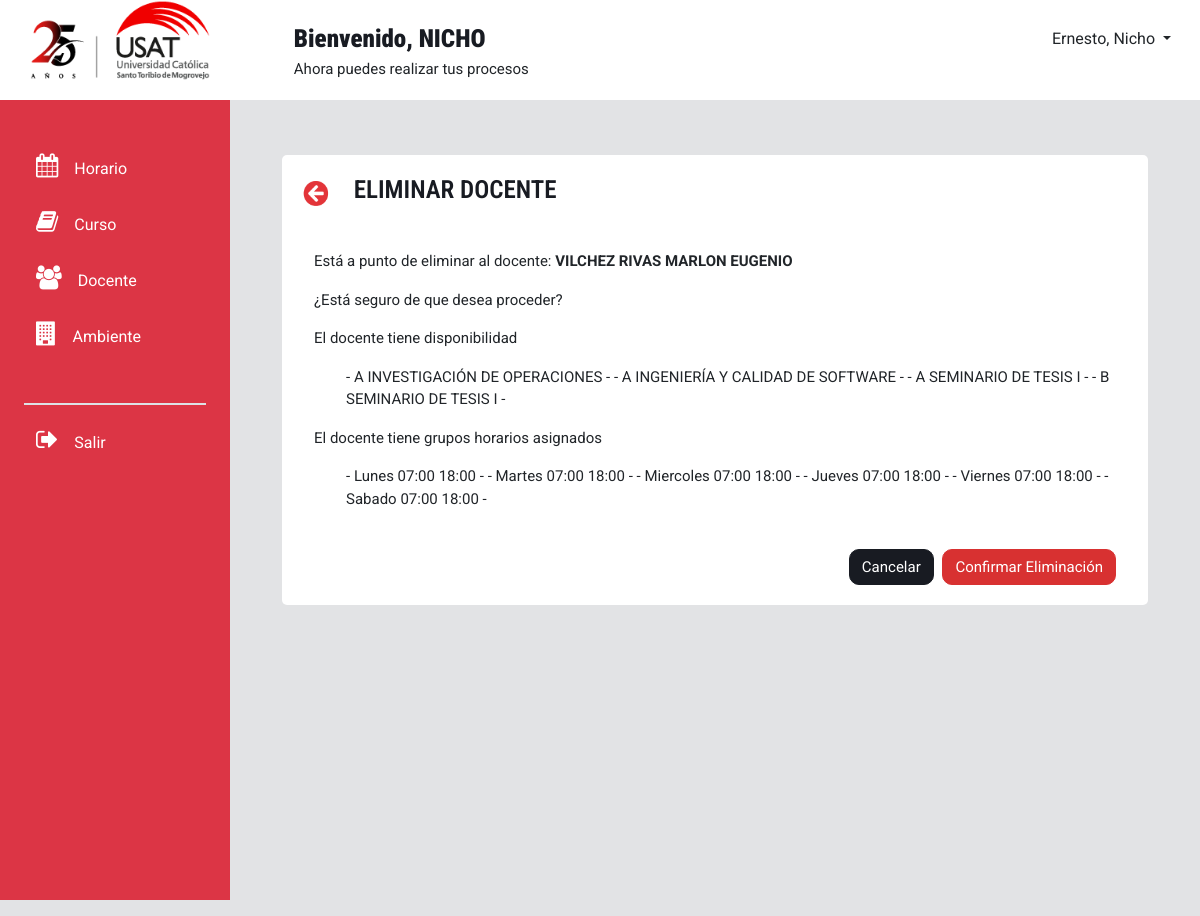
The page /eliminarDocente/1/ on the database its author committed.
### modulo_docente/models.py (models this page shows, shortened)
class docente(models.Model):
    doc_nombres = models.CharField(max_length=200)
    doc_especialidad = models.CharField(max_length=100)
    doc_email = models.CharField(max_length=50)
    doc_estado = models.CharField(max_length=10)
    doc_telefono = models.CharField(max_length=9)
    FKtipocontrato = models.ForeignKey (tipo_contrato, on_delete=models.CASCADE)
    FKdepartamentoacademico = models.ForeignKey(departamento_academico, on_delete=models.CASCADE)
    class Meta:
        verbose_name_plural="Docente"

class disponibilidad_docente(models.Model):
    id = models.AutoField(primary_key=True)
    ddo_horainicio = models.TimeField()
    ddo_horafin = models.TimeField()
    FKdiasemana = models.ForeignKey('modulo_horario.dia_semana', on_delete=models.CASCADE)
    FKdocente = models.ForeignKey(docente, on_delete=models.CASCADE)
    class Meta:
        verbose_name_plural="Disponibilidad docente"
        ordering=['FKdocente']

### modulo_horario/models.py (models this page shows)
class grupo_horario(models.Model):
    grupo = models.CharField(max_length=1)
    capacidad = models.PositiveSmallIntegerField(default=15)
    fk_ciclo = models.ForeignKey(ciclo_academico, on_delete=models.CASCADE, default=None)
    fk_curso = models.ForeignKey(curso, on_delete=models.CASCADE, default=None)
    def __str__(self):
        return self.grupo
    class Meta:
        verbose_name_plural="Grupo Horario"

class dia_semana(models.Model):
    dia_nombre = models.CharField(max_length=9)
    estado = models.BooleanField(default=False)
    def __str__(self):
        return self.dia_nombre
    class Meta:
        verbose_name_plural="Día de la semana"

### modulo_curso/models.py (models this page shows, shortened)
class curso(models.Model):
    codigo_curso = models.CharField(max_length=20,unique=True)
    nombre_curso = models.CharField(max_length=100)
    horas_totales = models.SmallIntegerField(default=1)
    horas_practicas = models.SmallIntegerField(default=1)
    horas_teoricas = models.SmallIntegerField(default=1)
    ciclo_curso = models.SmallIntegerField(default=1)
    amb = models.SmallIntegerField(default=1)
    FKtipocurso = models.ForeignKey(tipo_curso, on_delete=models.CASCADE)
    FKplan_estudio = models.ForeignKey(plan_estudio, on_delete=models.CASCADE, default=None)
    def __str__(self):
        return self.nombre_curso
    class Meta:
        verbose_name_plural="Curso"

### modulo_docente/views.py (the view)
# urls.py: path('eliminarDocente/<int:docente_id>/', views.eliminar_docente, name='eliminar_docente'),
def eliminar_docente(request, docente_id):
    df = docente.objects.get(id=docente_id)
    datosenviar=[]
    tabladg=[]
    tabladds=[]
    datosenviar.append((df.doc_nombres))
    label1=""
    label2=""
    dg=docente_grupo.objects.filter(FKdocente_id=docente_id)
    if dg.count()>0:
        label1= "El docente tiene grupos horarios asignados"
    for dgs in dg:
        grupo=dgs.id
        grupfk=dgs.FKgrupo
        gh=grupo_horario.objects.get(id=grupfk.id)
        tabladg.append((grupo, grupfk, gh.fk_curso))
    dds=disponibilidad_docente.objects.filter(FKdocente_id=docente_id)
    if dds.count()>0:
        label2= "El docente tiene disponibilidad"
    for dd in dds:
        doc=dd.id
        doci=dd.ddo_horainicio
        docf=dd.ddo_horafin
        docd=dd.FKdiasemana
        tabladds.append((doc,doci,docf,docd))
    if request.method == 'POST':
        respuesta = request.POST.get('respuesta')
        if respuesta=='1':
            df.delete()
        return redirect('gestionarDocente')
    return render(request, 'eliminarDocente.html', {'docente': datosenviar, 'dg':tabladg, 'dds':tabladds, 'msj':label2, 'msj2': label1})

### modulo_docente/templates/eliminarDocente.html (shortened to what this page needs)
<!DOCTYPE html>
<html lang="en">
<head>
    <link rel="stylesheet" href="https://cdnjs.cloudflare.com/ajax/libs/bootstrap/5.3.3/css/bootstrap.min.css"
 />
    <link rel="stylesheet" href="https://maxcdn.bootstrapcdn.com/font-awesome/4.7.0/css/font-awesome.min.css">
  </head>
  <body style="background-color: #E2E3E5;">
    <div class="container-fluid p-0 m-auto">
      <div class="caja" style="height: 100px; background-color: white;">
        <div class="row">
          <div class="col1" style="margin-left: 30px;">
            <a class="navbar-brand" href="/inicio">
              <img style="width: 180px; height: 80px;"
                src="/static/iconos/logo_usat25.png" alt="Logo usat">
            </a>
          </div>
          <div class="col2" style="padding: 20px; text-align: left; margin-left: 60px;">
            <h7> <strong> Bienvenido, NICHO </strong> <br> </h7>
            <p>Ahora puedes realizar tus procesos</p>
          </div>
          <div class="col3" style="padding: 20px; text-align: right;">
            <button class="btn dropdown-toggle" type="button" data-bs-toggle="dropdown" aria-expanded="false">
              Ernesto, Nicho
            </button>
          </div>
        </div>
      </div>
      <div class="container-fluid overflow-hidden">
        <div class="row vh-100 overflow-auto">
          <div id="sidebar" class="collapse collapse-horizontal show col-12 col-sm-3 col-xl-2 px-sm-2 px-0 bg-danger" style="width: 230px;">
            <div id="sidebar-nav" class="flex-sm-column flex-row flex-grow-1 align-items-center align-items-sm-start px-3 pt-2 text-white sticky-top">
              <ul class="nav nav-pills flex-sm-column flex-row flex-nowrap flex-shrink-1 flex-sm-grow-0 flex-grow-1 mb-sm-auto mb-0 justify-content-center align-items-center align-items-sm-start" id="menu">
                <div class="mt-3">
                  <br>
                  <a class="btn shadow-none border-0 text-white" data-bs-toggle="collapse" href="#menuHorario" role="button" aria-expanded="false" aria-controls="menuHorario">
                    <i class="fs-4 my-0 py-0 fa fa-calendar me-2"></i><span class="my-auto ms-2 d-none d-sm-inline text-white">Horario</span>
                  </a>
                </div>
                <div class="mt-3">
                  <a class="btn shadow-none border-0 text-white" data-bs-toggle="collapse" href="#menuCurso" role="button" aria-expanded="false" aria-controls="menuCurso">
                    <i class="fs-4 my-0 py-0 fa fa-book me-2"></i><span class="my-auto ms-2 d-none d-sm-inline text-white">Curso</span>
                  </a>
                </div>
                <div class="mt-3">
                  <a class="btn shadow-none border-0 text-white" data-bs-toggle="collapse" href="#menuDocente" role="button" aria-expanded="false" aria-controls="menuDocente">
                    <i class="fs-4 my-0 py-0 fa fa-users me-2"></i><span class="my-auto ms-2 d-none d-sm-inline text-white">Docente</span>
                  </a>
                </div>
                <div class="mt-3">
                  <a class="btn shadow-none border-0 text-white" data-bs-toggle="collapse" href="#menuAmbiente" role="button" aria-expanded="false" aria-controls="menuAmbiente">
                    <i class="fs-4 my-0 py-0 fa fa-building me-2"></i><span class="my-auto ms-2 d-none d-sm-inline text-white">Ambiente</span>
                  </a>
                </div>
                <hr class="solid w-100 d-flex h-100 border border-1 bg-white dropdown-divider mt-5" color="white">
                <div class="mt-3 mb-3">
                  <a class="btn shadow-none border-0 pb-3 text-white" href="#" role="button">
                    <i class="fs-4 my-0 py-0 fa fa-sign-out me-2"></i><span class="my-auto ms-2 d-none d-sm-inline text-white">Salir</span>
                  </a>
                </div>
              </ul>
            </div>
          </div>
          <div class="col d-flex flex-column h-sm-100">
            <main class="row overflow-auto">
              <div class="container-fluid col">
                <div class="px-lg-2 mx-lg-2 py-0 my-0">
                  <div class="container-fluid m-0 p-0">
                    <div class="row align-items-center mx-0 px-0" style="overflow-x: hidden; margin-top: 35px;">
                      <div class="container justify-content-center">
                        <div class="container">
                          <div id="contenedorSub" style=" padding: 20px; background-color: white; margin-top: 20px; height: auto; border-radius: 5px; ">
                            <div class="box-tittle">
                                <button type="button" class="regresarBtn">
                                  <a href="{% url 'gestionarDocente' %}"><img id="closeicon" src="/static/iconos/regresar.PNG" width="32px" height="27px"></a>
                                </button>
                                <h3 id="titulo" style="margin-left: 20px; display: inline;">ELIMINAR DOCENTE</h3>
                            </div>
                          <br>
                          <br>
                          <div class="container">
                            <div>
                                <p>Está a punto de eliminar al docente: <strong>{{ docente.0 }}</strong></p>
                                <p>¿Está seguro de que desea proceder?</p>
                                <p>{{ msj }}</p>
                                <ul>
                                    {% for datod in dg %}
                                    - {{ datod.1 }} {{ datod.2 }} -
                                     {% endfor %}
                                </ul>
                                <p>{{ msj2 }}</p>
                                <ul>
                                    {% for dato in dds %}
                                     - {{ dato.3 }} {{ dato.1 }} {{ dato.2 }} -
                                    {% endfor %}
                                </ul>
                                <br>
                            </div>
                            <form method="post">
                                <div style="text-align: right;">
                                  <button type="button" class="btnCancel" style="margin-right: 5px;" onclick="window.location.href='{% url 'gestionarDocente' %}'">Cancelar</button>
                                  <button type="submit" class="btnVer" > Confirmar Eliminación</button>
                                </div>
                            </form>
                        </div>
                        </div>
                        </div>
                      </div>
                    </div>
              </div>
            </main>
          </div>
        </div>
      </div>
    </div>
</html>

### modulo_docente/templates/eliminarDocente.html (style rules this page uses)
body { font-family: "Roboto", sans-serif; background-color: #e8ebf1; font-size: 15px; overflow-y: hidden; overflow-x: hidden; }
h1, h2, h3, h4, h5, h6, h7 { font-family: "Roboto Condensed", sans-serif; color: #181B22; font-size: 25px; font-weight: 600; }
.caja { padding: 0px; width: 100%; margin: 0px; }
.row { margin-bottom: 1rem; }
.col1, .col3 { width: 16%; }
.col2 { width: 60%; }
.btnVer { background-color: #d83131; border: 1px solid transparent; border-color: #d83131; border-radius: 10px; color: #fff; padding: 0.375rem 0.75rem; font-size: 15px; text-align: center; }
.btnCancel { background-color: #181B22; border: 1px solid transparent; border-color: #181B22; border-radius: 10px; color: #fff; padding: 0.375rem 0.75rem; font-size: 15px; text-align: center; }
a { text-decoration: none; }
.regresarBtn { background-color: white; border: None; margin: -8px; display: inline; }

### rows shown on the page
docente: doc_nombres "VILCHEZ RIVAS MARLON EUGENIO"
grupo_horario: grupo "A", nombre_curso "INVESTIGACIÓN DE OPERACIONES"
grupo_horario: grupo "A", nombre_curso "INGENIERÍA Y CALIDAD DE SOFTWARE"
grupo_horario: grupo "A", nombre_curso "SEMINARIO DE TESIS I"
grupo_horario: grupo "B", nombre_curso "SEMINARIO DE TESIS I"
dia_semana: dia_nombre "Lunes", ddo_horainicio "07:00", ddo_horafin "18:00"
dia_semana: dia_nombre "Martes", ddo_horainicio "07:00", ddo_horafin "18:00"
dia_semana: dia_nombre "Miercoles", ddo_horainicio "07:00", ddo_horafin "18:00"
dia_semana: dia_nombre "Jueves", ddo_horainicio "07:00", ddo_horafin "18:00"
dia_semana: dia_nombre "Viernes", ddo_horainicio "07:00", ddo_horafin "18:00"
dia_semana: dia_nombre "Sabado", ddo_horainicio "07:00", ddo_horafin "18:00"

### other values the page prints
{{ msj }} "El docente tiene disponibilidad"
{{ msj2 }} "El docente tiene grupos horarios asignados"
